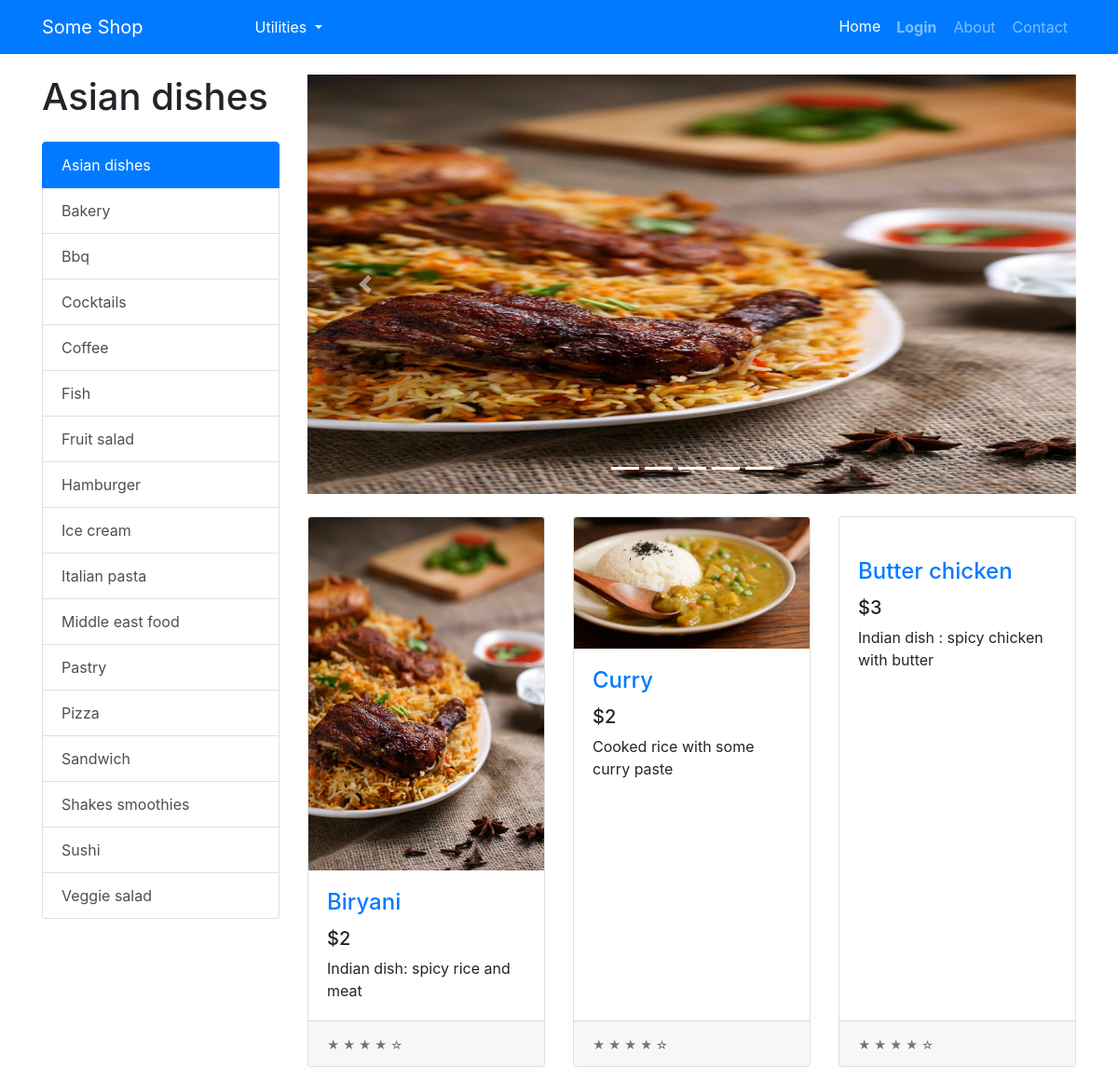
Before: /categories/asian_dishes (upper part) with the older database file.
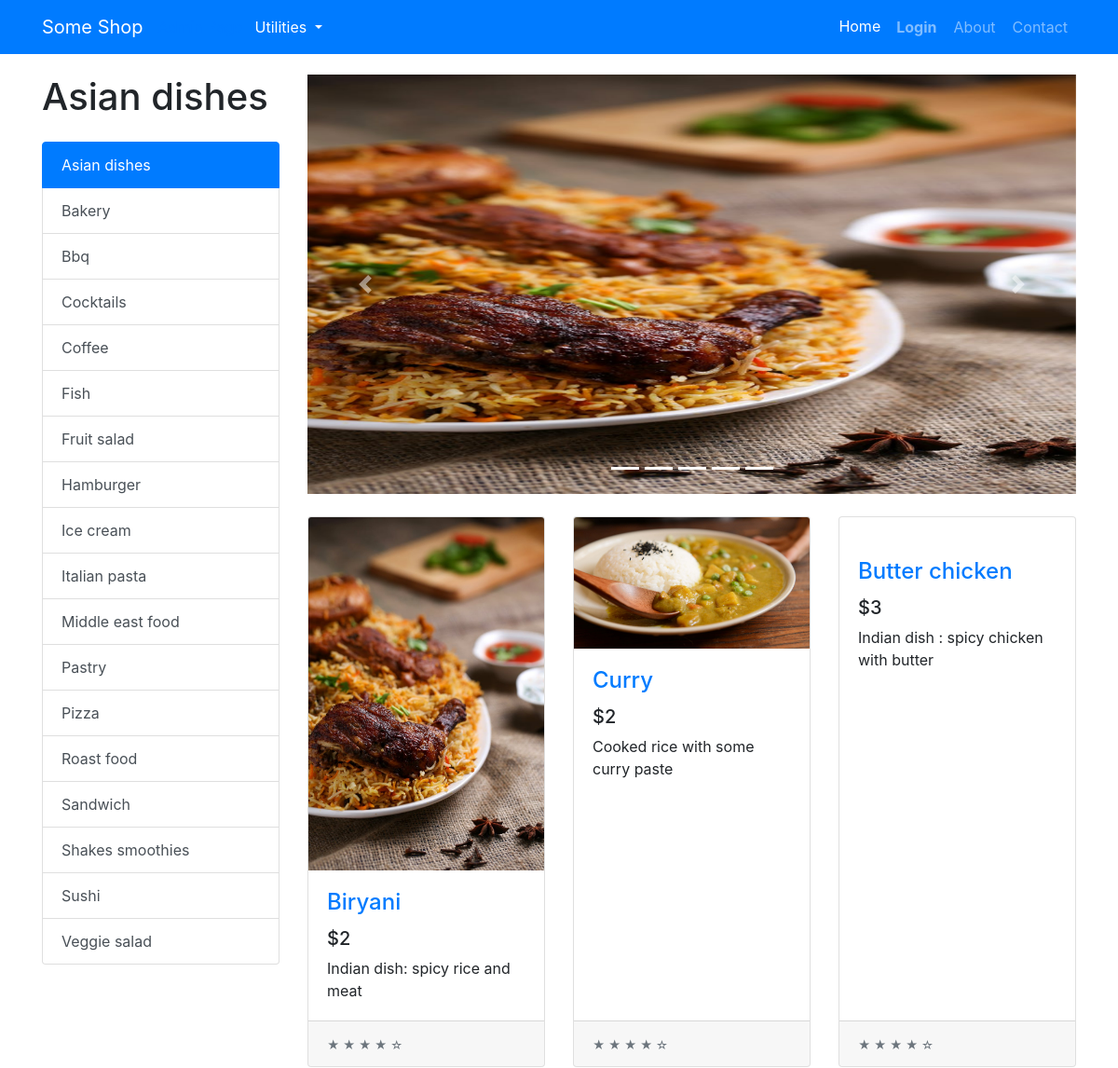
After: the same page with the newer database file.
### tables this page shows
CREATE TABLE PRODUCT (ID VARCHAR, NAME VARCHAR, PRICE INTEGER, DESCRIPTION TEXT, IMAGE TEXT, TAGS TEXT, SCORE REAL);

### app.py (the view)
@app.route("/categories/<category>")
def categories(category):
    products = get_products_by_tag(category)
    tags = get_product_tags()
    return render_template("index.html",
                            products=products,
                            tags=tags,
                            category=category,
                            chosen_products=products[:5],
                            os=os,
                            len=len,
                            range=range,
                            enumerate=enumerate)

### common/database.py (called while the page is built)
    @classmethod
    def get_all_products(cls, formalize=True):
        cursor = cls.DATABASE.execute("SELECT * FROM PRODUCT ORDER BY SCORE DESC")
        returned_data = cursor.fetchall()
        if not returned_data:
            return None
        if not formalize:
            return returned_data
        data = []
        for item in returned_data:
            d = {}
            for i, field in enumerate(cls.PRODUCT_FIELDS):
                d[field.lower()] = item[i]
            data.append(d)
        return data

    @classmethod
    def get_products_by_tag(cls, tag):
        cursor = cls.DATABASE.execute("SELECT * FROM PRODUCT WHERE TAGS LIKE ? ORDER BY SCORE DESC", (f"%{tag}%",))
        returned_data = cursor.fetchall()
        if not returned_data:
            return None
        data = []
        for item in returned_data:
            d = {}
            for i, field in enumerate(cls.PRODUCT_FIELDS):
                d[field.lower()] = item[i]
            data.append(d)
        return data

    @classmethod
    def get_product_tags(cls):
        data = cls.get_all_products()
        return sorted({ d['tags'] for d in data })

### models/products/product.py (called while the page is built)
def get_product_tags():
    return Database.get_product_tags()

def get_products_by_tag(tag):
    products = Database.get_products_by_tag(tag)
    if products:
        return [ Product(**product) for product in products ]
    else:
        return []

### templates/index.html (shortened to what this page needs)
{% extends "base.html" %}
{% block content %}
<div class="container">
    <div class="row">
        <div class="col-lg-3">
            <h1 class="my-4">
                {% if category %}
                {{category.replace("_", " ").capitalize()}}
                {% else %}
                Categories
                {% endif %}
            </h1>
            <div class="list-group" id="list-tab" role="tablist">
                {% for tag in tags %}
                {% if category == tag %}
                <a class="list-group-item list-group-item-action active" href="{{url_for('categories', category=tag)}}"
                    aria-controls="home">{{tag.replace("_", " ").capitalize()}}</a>
                {% else %}
                <a class="list-group-item list-group-item-action" href="{{url_for('categories', category=tag)}}"
                    aria-controls="home">{{tag.replace("_", " ").capitalize()}}</a>
                {% endif %}
                {% endfor %}
            </div>
        </div>
        <div class="col-lg-9">
            <div id="carouselExampleIndicators" class="carousel slide my-4" data-ride="carousel">
                <ol class="carousel-indicators">
                    {% for i in range(len(chosen_products)) %}
                    <li data-target="#carouselExampleIndicators" data-slide-to="{{i}}" class="active"></li>
                    {% endfor %}
                </ol>
                <div class="carousel-inner" role="listbox">
                    {% for i, product in enumerate(chosen_products) %}
                        {% if i == 0 %}
                        <div class="carousel-item active">
                        {% else %}
                        <div class="carousel-item">
                            {% endif %}
                            <a href="{{url_for('product.product', product_id=product.id)}}">
                                <img class="d-block img-fluid carousel-img"
                                    src="{{url_for('static', filename='img/products/{}'.format(os.path.basename(product.image)))}}"
                                    alt="slide">
                            </a>
                        </div>
                        {% endfor %}
                    </div>
                    <a class="carousel-control-prev" href="#carouselExampleIndicators" role="button" data-slide="prev">
                        <span class="carousel-control-prev-icon" aria-hidden="true"></span>
                    </a>
                    <a class="carousel-control-next" href="#carouselExampleIndicators" role="button" data-slide="next">
                        <span class="carousel-control-next-icon" aria-hidden="true"></span>
                    </a>
                </div>
                <div class="row">
                    {% for product in products %}
                    <div class="col-lg-4 col-md-6 mb-4">
                        <div class="card h-100">
                            <a href="{{url_for('product.product', product_id=product.id)}}"><img class="card-img-top"
                                    src="{{url_for('static', filename='img/products/{}'.format(os.path.basename(product.image)))}}"
                                    alt=""></a>
                            <div class="card-body">
                                <h4 class="card-title">
                                    <a href="{{url_for('product.product', product_id=product.id)}}">{{product.name}}</a>
                                </h4>
                                <h5>${{product.price}}</h5>
                                <p class="card-text">{{product.description}}</p>
                            </div>
                            <div class="card-footer">
                                <small class="text-muted">&#9733; &#9733; &#9733; &#9733; &#9734;</small>
                            </div>
                        </div>
                    </div>
                    {% endfor %}
                </div>
            </div>
        </div>
    </div>
    {% endblock content %}

### templates/base.html (shortened to what this page needs)
<!doctype html>
<html>
<head>
    <link rel="stylesheet" href="{{url_for('static', filename='css/shop-homepage.css')}}">
    <link rel="stylesheet" href="{{url_for('static', filename='css/bootstrap.min.css')}}">
</head>
<body>
    <nav class="navbar navbar-expand-lg navbar-dark bg-primary fixed-top">
        <div class="container">
            <a class="navbar-brand" href="#">Some Shop</a>
                <a class="nav-item" href="{{url_for('user.admin')}}">Admin Page</a>
            <div class="dropdown">
                <button class="btn btn-primary dropdown-toggle" type="button" id="dropdownMenu2" data-toggle="dropdown"
                    aria-haspopup="true" aria-expanded="false">
                    Utilities
                </button>
            </div>
            <div class="collapse navbar-collapse" id="navbarResponsive">
                <ul class="navbar-nav ml-auto">
                    <li class="nav-item active">
                        <a class="nav-link" href="{{url_for('home')}}">Home
                        </a>
                    </li>
                    {% if not session['email'] %}
                    <li class="nav-item">
                        <a class="nav-link btn font-weight-bold" href="{{url_for('user.login')}}">Login</a>
                    </li>
                    {% else %}
                    <li class="nav-item">
                        <a class="nav-link btn" href="{{url_for('user.logout')}}">Logout</a>
                    </li>
                    {% endif %}
                    <li class="nav-item">
                        <a class="nav-link btn" href="#">About</a>
                    </li>
                    <li class="nav-item">
                        <a class="nav-link btn" href="#">Contact</a>
                    </li>
                </ul>
            </div>
        </div>
    </nav>
    {% block content %}
    {% endblock content %}
</body>
</html>

### static/css/shop-homepage.css (style rules this page uses)
body { padding-top: 56px; }

### templates/index.html (style rules this page uses)
.carousel-img { width: 900px; height: 450px; }

Changed rows visible on the page:
added PRODUCT: replace "Roast food", shown under "Asian dishes"
